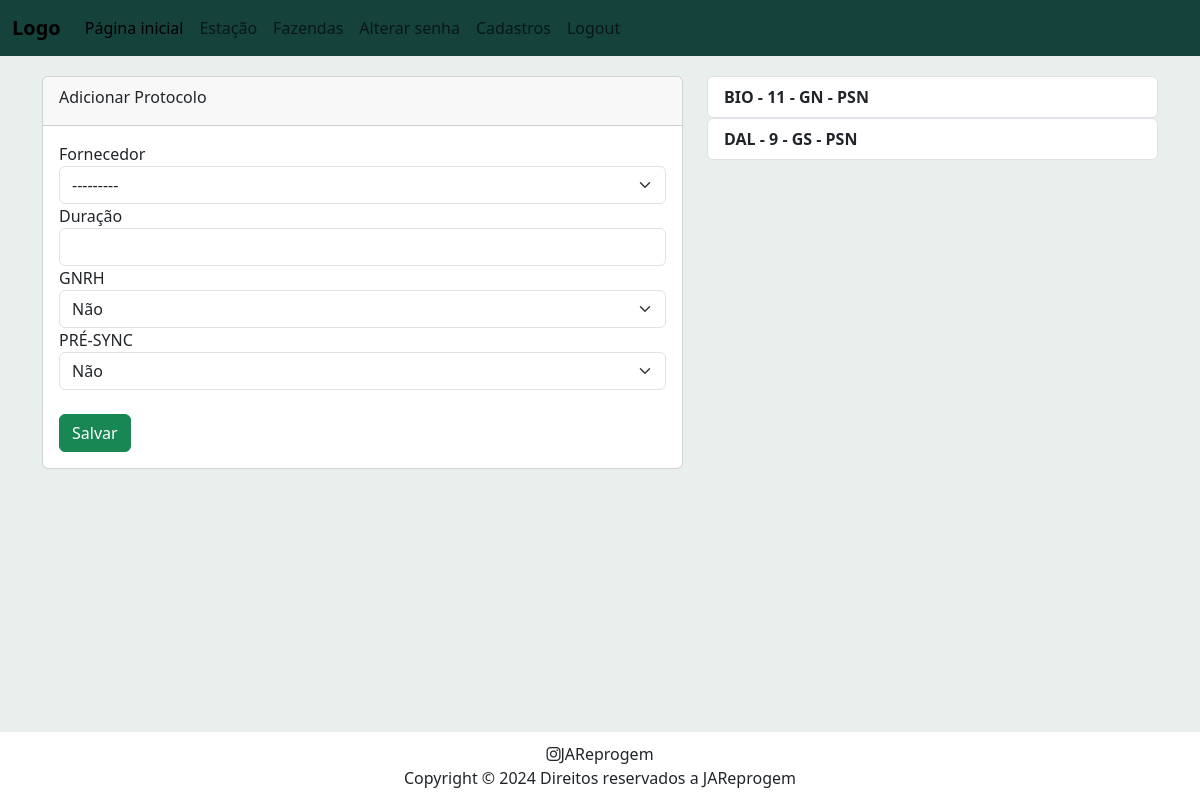
/batch/add_protocol/ (signed in), run on an earlier commit of the app's database.
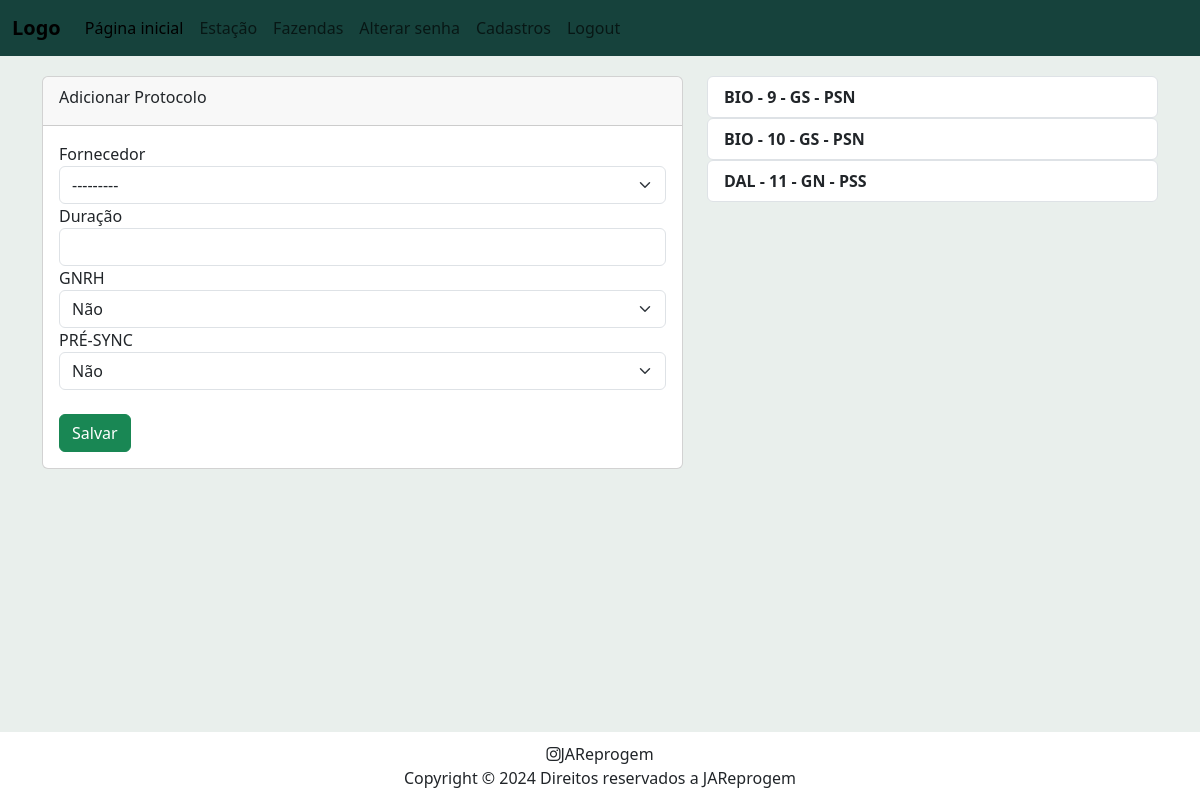
And on a later commit of the database.
### batch/models.py (models this page shows, shortened)
class Protocol(models.Model):
    class BinaryChoice(models.TextChoices):
        SIM = "S", "Sim"
        NAO = "N", "Não"
    protocol_supplier = models.ForeignKey(Supplier, on_delete=models.CASCADE, related_name="protocols")
    protocol_duration = models.IntegerField()
    gnrh = models.CharField(
        max_length=1,
        choices=BinaryChoice.choices,
        default=BinaryChoice.NAO,
    )
    presync = models.CharField(
        max_length=1,
        choices=BinaryChoice.choices,
        default=BinaryChoice.NAO,
    )
    protocol_acronym = models.CharField(max_length=50, default="", blank=True)

### batch/views.py (the view)
# urls.py: path("add_protocol/", views.add_protocol, name="add_protocol"),
@login_required
def add_protocol(request):
    protocol_list = Protocol.objects.all()
    form = ProtocolForm(request.POST or None)
    if form.is_valid():
        protocol = form.save()
        protocol.save()
    context = {
        "protocol_list":protocol_list,
        "form": form
    }
    return render(request, "batch/protocol-form.html", context)

### batch/forms.py
class ProtocolForm(forms.ModelForm):
    class Meta:
        model = Protocol
        fields = [
            "protocol_supplier",
            "protocol_duration",
            "gnrh",
            "presync"
        ]
        labels = {
            "protocol_supplier": "Fornecedor",
            "protocol_duration": "Duração",
            "gnrh": "GNRH",
            "presync": "PRÉ-SYNC"
        }
        widgets = {
            "protocol_supplier": forms.Select(attrs={
                'class': 'form-select'
            }),
            "protocol_duration": forms.NumberInput(attrs={
                "class": "form-control"
            }),
            "gnrh": forms.Select(attrs={
                "class": "form-select"
            }),
            "presync": forms.Select(attrs={
                "class": "form-select"
            }),
        }

### batch/models.py (called while the page is built)
    def __str__(self):
        return self.supplier_acronym

### batch/templates/batch/protocol-form.html (shortened to what this page needs)
{% extends 'farm/base.html' %}
    {% block body %}
        <div class="container">
            <div class="row">
                <div class="col-lg-7">
                    <div class="card">
                        <div class="card-header">
                            <div class="card-title">Adicionar Protocolo</div>
                        </div>
                        <div class="card-body">
                            <form method="POST">
                                {% for field in form %}
                                    <div class="form-group">
                                        {{ field.label }}
                                        {{ field }}
                                    </div>
                                {% endfor %}
                                <br>
                                <button class="btn btn-success" type="submit">Salvar</button>
                            </form>
                        </div>
                    </div>
                </div>
                <div class="col-lg-5">
                    {% for protocol in protocol_list %}
                        <ul class="list-group">
                            <li class="list-group-item">
                                <a href="">{{ protocol.protocol_acronym }}</a>
                            </li>
                        </ul>
                    {% endfor %}
                </div>
            </div>
        </div>
    {% endblock %}

What changed in the data, as far as the page shows it:
changed Protocol: protocol_acronym "BIO - 11 - GN - PSN" → "BIO - 9 - GS - PSN"
changed Protocol: protocol_acronym "DAL - 9 - GS - PSN" → "BIO - 10 - GS - PSN"
added Protocol: protocol_acronym "DAL - 11 - GN - PSS"
